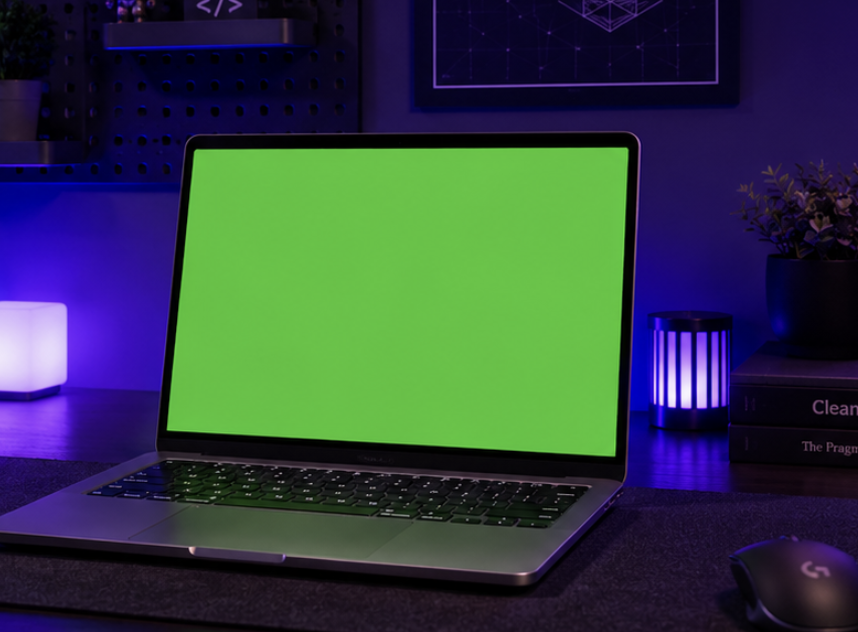
#> input picture assets/nova_finance_mockup_new.png, 858 x 632 px
$ python process_new_nova.py
#> lines starting #> are read from the running program, lines starting #| are printed output that depends on the picture; long printed decimals are rounded
import numpy as np
from PIL import Image

def find_corners_and_remove_green(img_path, out_path):
#> called with img_path = 'assets/nova_finance_mockup_new.png'
    img = Image.open(img_path).convert("RGBA")
#> img is the input picture: PIL image 858x632 RGBA; mean R, G, B, A 49.4, 62.1, 68.3, 255
    datas = img.getdata()
    width, height = img.size
#> width = 858; height = 632

    newData = []
    green_pixels = []

    for y in range(height):
        for x in range(width):
            idx = y * width + x
            item = datas[idx]
            # typical green screen colors: high G, lower R and B
            if item[1] > 90 and item[1] > item[0] * 1.2 and item[1] > item[2] * 1.2:
                newData.append((255, 255, 255, 0))
                green_pixels.append((x, y))
            else:
                newData.append(item)
#> after the loop, green_pixels = 131084 items; newData = 542256 items

    img.putdata(newData)
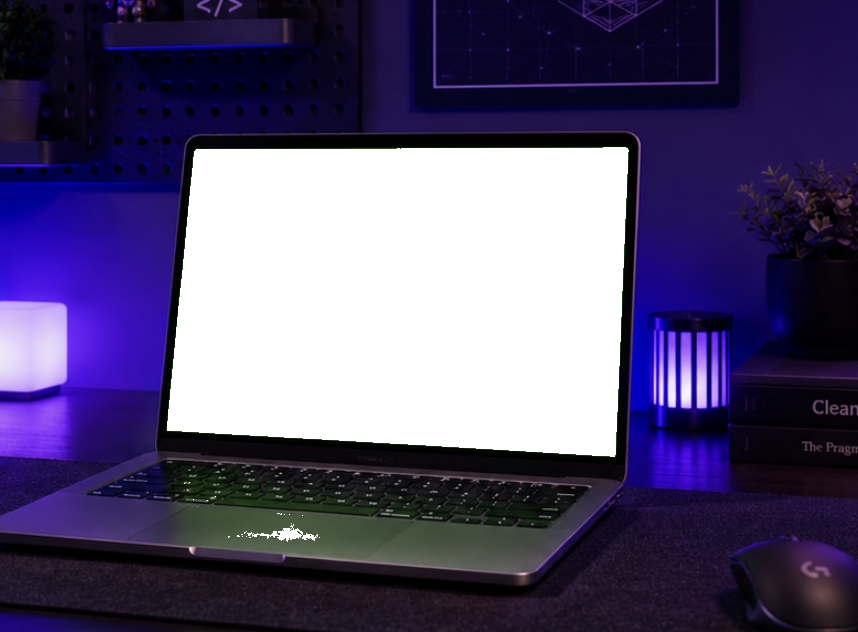
#> img: PIL image 858x632 RGBA; mean R, G, B, A 85.6, 77.3, 112.2, 193.4; transparent parts drawn white
    img.save(out_path, "PNG")
    print(f"Saved transparent mockup to {out_path} ({width}x{height})")
#| Saved transparent mockup to assets/nova_finance_mockup_new_transparent.png (858x632)

    if not green_pixels:
        print("No green pixels found!")
        return None

    # Find extreme pixels
    tl = min(green_pixels, key=lambda p: p[0] + p[1])
#> tl = (196, 149)
    br = max(green_pixels, key=lambda p: p[0] + p[1])
#> br = (614, 456)
    tr = max(green_pixels, key=lambda p: p[0] - p[1])
#> tr = (627, 148)
    bl = min(green_pixels, key=lambda p: p[0] - p[1])
#> bl = (228, 537)

    return tl, tr, br, bl, width, height

def get_css_matrix3d(src_pts, dst_pts):
    A = []
    for i in range(4):
        x, y = src_pts[i][0], src_pts[i][1]
        u, v = dst_pts[i][0], dst_pts[i][1]
        A.append([x, y, 1, 0, 0, 0, -u*x, -u*y])
        A.append([0, 0, 0, x, y, 1, -v*x, -v*y])
    A = np.asarray(A)
    B = np.array([dst_pts[0][0], dst_pts[0][1], dst_pts[1][0], dst_pts[1][1], dst_pts[2][0], dst_pts[2][1], dst_pts[3][0], dst_pts[3][1]])

    h = np.linalg.solve(A, B)
    H = np.array([
        [h[0], h[1], 0, h[2]],
        [h[3], h[4], 0, h[5]],
        [0,    0,    1, 0   ],
        [h[6], h[7], 0, 1   ]
    ])

    css_matrix = []
    for col in range(4):
        for row in range(4):
            css_matrix.append(H[row][col])

    return css_matrix

if __name__ == "__main__":
    corners = find_corners_and_remove_green('assets/nova_finance_mockup_new.png', 'assets/nova_finance_mockup_new_transparent.png')
#> corners = ((196, 149), (627, 148), (614, 456), (228, 537), 858, 632)
    if corners:
        tl, tr, br, bl, w, h = corners
#> tl = (196, 149); tr = (627, 148); br = (614, 456); bl = (228, 537); w = 858; h = 632
        print("Corners (TL, TR, BR, BL):", tl, tr, br, bl)
#| Corners (TL, TR, BR, BL): (196, 149) (627, 148) (614, 456) (228, 537)

        # Expand slightly
        tl = (tl[0] - 10, tl[1] - 10)
#> tl = (186, 139)
        tr = (tr[0] + 10, tr[1] - 10)
#> tr = (637, 138)
        br = (br[0] + 10, br[1] + 10)
#> br = (624, 466)
        bl = (bl[0] - 10, bl[1] + 10)
#> bl = (218, 547)

        vw, vh = 1920, 1048
        src_pts = [(0, 0), (vw, 0), (vw, vh), (0, vh)]
        dst_pts = [tl, tr, br, bl]
#> dst_pts = [(186, 139), (637, 138), (624, 466), (218, 547)]

        matrix = get_css_matrix3d(src_pts, dst_pts)
#> the loop in get_css_matrix3d, `for i in range(4):` made 4 passes
#> after the loop in get_css_matrix3d, `for i in range(4):`: A = 8 items, first 6: [0, 0, 1, 0, 0, 0, 0, 0], [0, 0, 0, 0, 0, 1, 0, 0], [1920, 0, 1, 0, 0, 0, -1223040, 0], [0, 0, 0, 1920, 0, 1, -264960, 0], [1920, 1048, 1, 0, 0, 0, -1198080, -653952], [0, 0, 0, 1920, 1048, 1, -894720, -488368]
#> in get_css_matrix3d, `B = np.array([dst_pts[0][0], dst_pts[0][1], dst_pts[1][0], dst_pts[1][..`: B = [186, 139, 637, 138, 624, 466, 218, 547]
#> in get_css_matrix3d, `h = np.linalg.solve(A, B)`: h = [0.326, 0.0554, 186, 0.0191, 0.452, 139, 0.000142, 0.000114]
#> in get_css_matrix3d, `H = np.array([ [h[0], h[1], 0, h[2]], [h[3], h[4], 0, h[5]], [0,    0,..`: H = [[0.326, 0.0554, 0, 186], [0.0191, 0.452, 0, 139], [0, 0, 1, 0], [0.000142, 0.000114, 0, 1]]
#> after the loop in get_css_matrix3d, `for col in range(4):`: css_matrix = [0.326, 0.0191, 0, 0.000142, 0.0554, 0.452, 0, 0.000114, 0, 0, 1, 0, 186, 139, 0, 1]
#> matrix has the same summary as css_matrix in get_css_matrix3d
        matrix_str = ",".join(f"{x:.6f}" for x in matrix)
        print("CSS matrix3d:")
        print(f"matrix3d({matrix_str})")
#| matrix3d(0.3256,0.01913,0,0.000142,0.05541,0.4517,0,0.000114,0,0,1.000,0,186.000,139.000,0,1.000)
